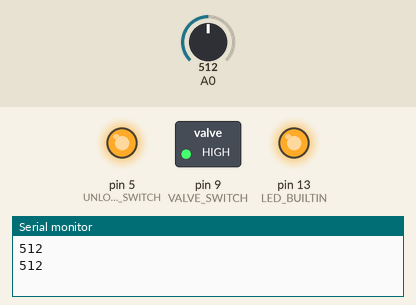
Simulated run of this sketch. Board: Arduino Uno, built with avr-gcc and run on an emulated ATmega328P. Parts: switched loads named in the sketch (green lamp = pin HIGH), output pins drawn as LEDs (lit = HIGH), the last lines printed to the serial monitor. The test bench sets the inputs (shaded band); at power-on: A0 = 512.

Above: at 5.8 s.
5.9 s: A0 set to 23
11.9 s: A0 set to 18
At 15.4 s:
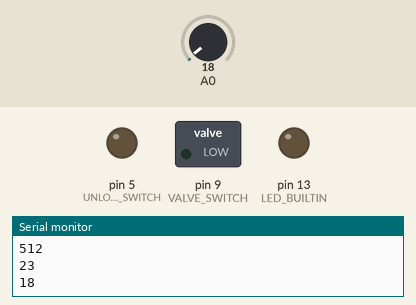
17.9 s: A0 set to 122
At 19.0 s:
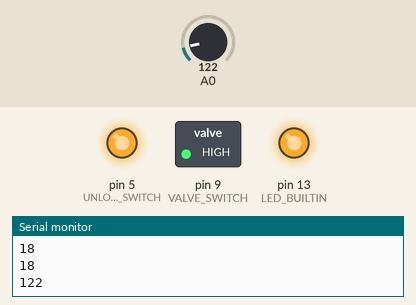
23.9 s: A0 set to 10
At 29.0 s:
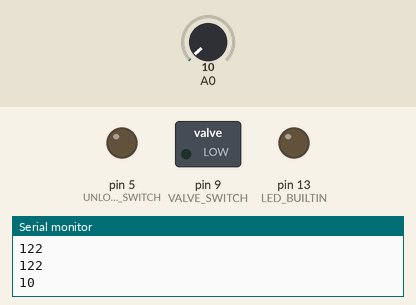
Timing chart, 0 to 30.5 s (numbered marks = the images above; inputs shaded):
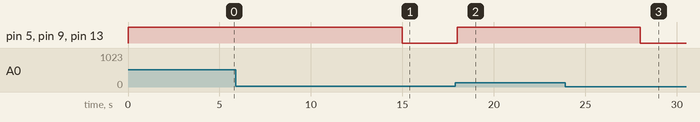

The sketch:

PiezoAsASwitch.ino
```cpp
const int VALVE_SWITCH = 9;
const int UNLOAD_SWITCH = 5;

// the setup function runs once when you press reset or power the board
void setup() {
  // initialize digital pin LED_BUILTIN as an output.
  pinMode(LED_BUILTIN, OUTPUT);
  pinMode(VALVE_SWITCH, OUTPUT);
  pinMode(UNLOAD_SWITCH, OUTPUT);

  Serial.begin(9600);
}

// the loop function runs over and over again forever
void loop() {
  int piezoADC = analogRead(A0);
  Serial.println(piezoADC);

  if (piezoADC > 20) {
    digitalWrite(LED_BUILTIN, HIGH);   // turn the LED on (HIGH is the voltage level)
    digitalWrite(VALVE_SWITCH, HIGH);
    digitalWrite(UNLOAD_SWITCH, HIGH);
    delay(5000);
  } else {
    digitalWrite(LED_BUILTIN, LOW);    // turn the LED off by making the voltage LOW
    digitalWrite(VALVE_SWITCH, LOW);
    digitalWrite(UNLOAD_SWITCH, LOW);
    delay(1000);
  }
}
```

Measured:
- the behaviour switches between 21 and 20 on A0 (found by bisection; images 0 and 1)
- after the input at 11.9 s, pin 5 (UNLOAD_SWITCH), pin 9 (VALVE_SWITCH), pin 13 (LED_BUILTIN): HIGH → LOW after 3.1 s
- after the input at 17.9 s, pin 5 (UNLOAD_SWITCH), pin 9 (VALVE_SWITCH), pin 13 (LED_BUILTIN): LOW → HIGH after 0.10 s
- after the input at 23.9 s, pin 5 (UNLOAD_SWITCH), pin 9 (VALVE_SWITCH), pin 13 (LED_BUILTIN): HIGH → LOW after 4.1 s
